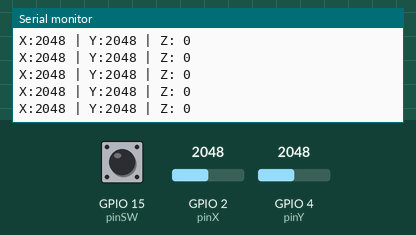
Bench run of a sketch on a simulated ESP32. Parts: the last lines printed to the serial monitor. The inputs (shaded band) are chosen by the test bench; at power-on: GPIO 2 (pinX) = 2048, GPIO 4 (pinY) = 2048, GPIO 15 (pinSW) LOW.

Above: at 1.2 s.
1.3 s: GPIO 2 (pinX) set to 2866
At 1.31 s:
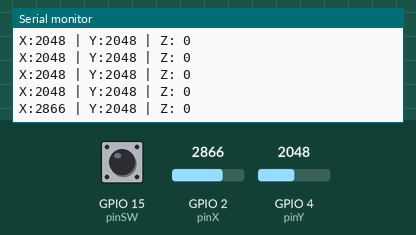
2.8 s: GPIO 4 (pinY) set to 2866
At 2.82 s:
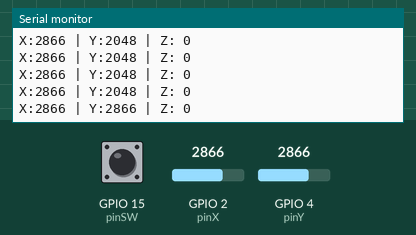
4.3 s: GPIO 15 (pinSW) pulled HIGH for 0.15 s
At 4.32 s:
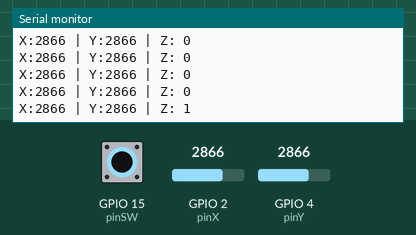
5.9 s: GPIO 2 (pinX) set to 3603
At 5.93 s:
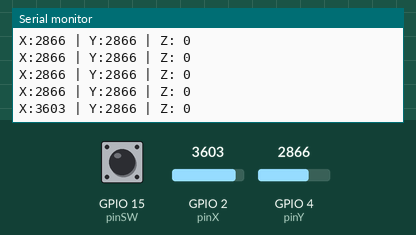
7.4 s: GPIO 15 (pinSW) pulled HIGH for 1 s
At 7.43 s:
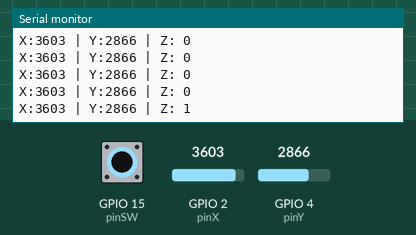
9.9 s: GPIO 4 (pinY) set to 3603
At 9.94 s:
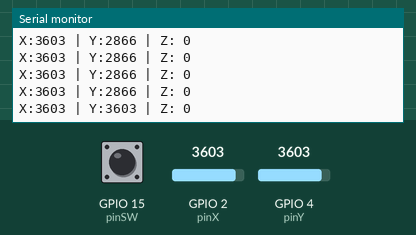
Timing chart, 0 to 12.4 s (numbered marks = the images above; inputs shaded):
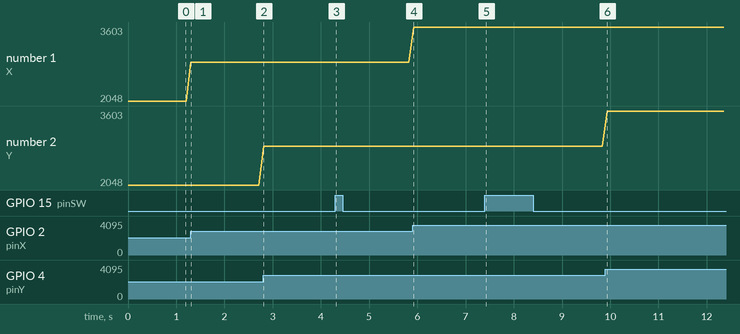

The sketch:

esp32-joystick.ino
```cpp
const int pinX = 2;    //  P2 (GPIO02 - ADC11)
const int pinY = 4;    //  P4 (GPIO04 - ADC12)
const int pinSW = 15;  //  P15 (GPIO15)
int valueX = 0;        //  Analog
int valueY = 0;        //  Analog
int valueZ = 0;        //  Digital

void setup() {
  Serial.begin(9600);
}

void loop() {
  valueX = analogRead(pinX);
  Serial.print("X:");
  Serial.print(valueX, DEC);
  valueY = analogRead(pinY);
  Serial.print(" | Y:");
  Serial.print(valueY, DEC);
  valueZ = digitalRead(pinSW);
  Serial.print(" | Z: ");
  Serial.println(valueZ, DEC);
  delay(100);
}
```

Measured:
- after the input at 1.3 s, the serial monitor: prints a new line at once (image 1)
- after the input at 2.8 s, the serial monitor: prints a new line at once (image 2)
- after the input at 4.3 s, the serial monitor: prints a new line at once (image 3)
- after the input at 5.9 s, the serial monitor: prints a new line at once (image 4)
- after the input at 7.4 s, the serial monitor: prints a new line at once (image 5)
- after the input at 9.9 s, the serial monitor: prints a new line at once (image 6)
- plotted number 1: 2048 → 2866 after the input at 1.3 s, 2866 → 3603 after the input at 5.9 s
